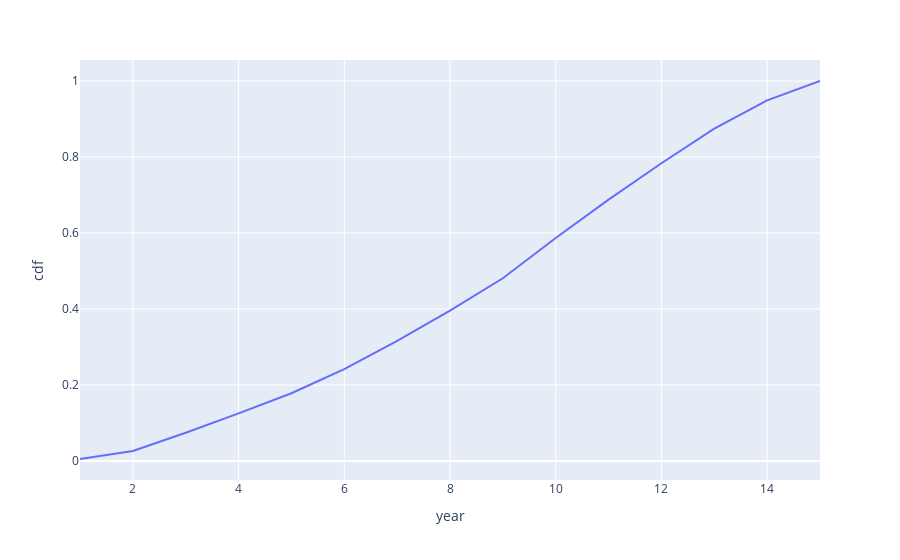

The notebook cell saved with this chart:
### Markdown cell above
# CDF

### Code cell
ss = Cdf(colegio, 'year', 'number')
fig = px.line(ss, x='year', y='cdf')
fig.show()

### Figure 1 — Plotly figure (JSON) as saved in the notebook; plotly's stock layout.template omitted (floating-point values rounded to 4 significant figures)
{"data": [{"hovertemplate": "year=%{x}<br>cdf=%{y}<extra></extra>", "legendgroup": "", "line": {"color": "#636efa", "dash": "solid"}, "marker": {"symbol": "circle"}, "mode": "lines", "name": "", "orientation": "v", "showlegend": false, "type": "scatter", "x": [1, 2, 3, 4, 5, 6, 7, 8, 9, 10, 11, 12, 13, 14, 15], "xaxis": "x", "y": [0.005308, 0.02654, 0.07431, 0.1253, 0.1783, 0.242, 0.3163, 0.396, 0.4809, 0.587, 0.6879, 0.7834, 0.8747, 0.949, 1.0], "yaxis": "y"}], "layout": {"legend": {"tracegroupgap": 0}, "margin": {"t": 60}, "xaxis": {"anchor": "y", "domain": [0, 1], "title": {"text": "year"}}, "yaxis": {"anchor": "x", "domain": [0, 1], "title": {"text": "cdf"}}}}
